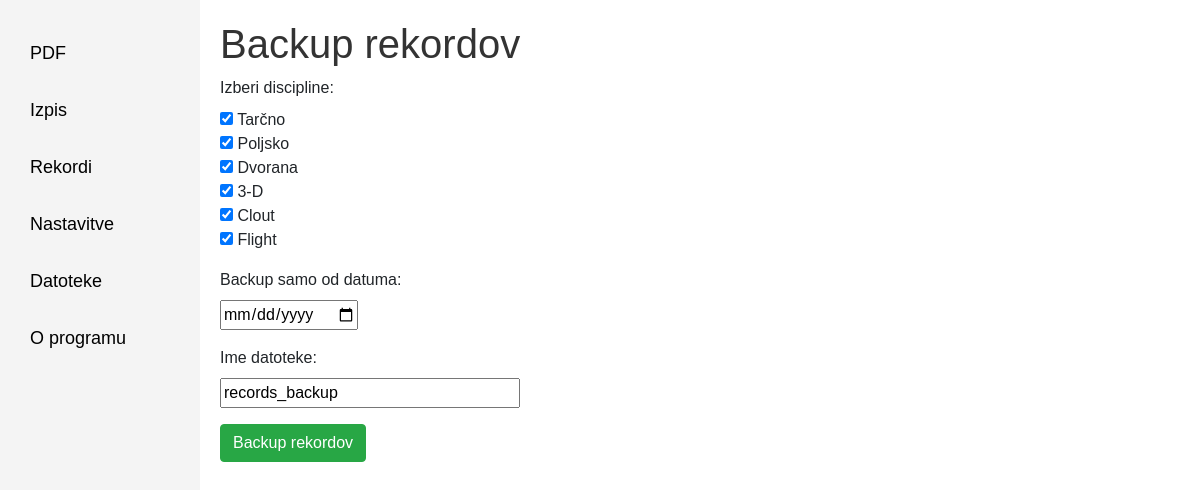
Page /datoteke on the committed database.
### models.py (models this page shows, shortened)
class CompetitionType(db.Model):
    __tablename__ = 'competition_type'
    id = db.Column(db.Integer, primary_key=True)
    name = db.Column(db.String(100), nullable=False, unique=True)

### app.py (the view)
@app.route('/datoteke')
def datoteke():
    return render_template(
        'datoteke.html',
        competition_types=CompetitionType.query.order_by(CompetitionType.id).all()
    )

### templates/datoteke.html
{% extends 'base.html' %}
{% block content %}
<h1>Backup rekordov</h1>
<form method="post" action="{{ url_for('backup_records') }}">
  <div style="margin-bottom: 1em;">
    <label>Izberi discipline:</label><br>
    {% for dt in competition_types %}
      <input type="checkbox" name="competition_types" value="{{ dt.id }}" checked> {{ dt.name }}<br>
    {% endfor %}
  </div>
  <div style="margin-bottom: 1em;">
    <label for="date_limit">
      Backup samo od datuma:
    </label><br>
    <input type="date" id="date_limit" name="date_limit" title="Shrani samo rekorde od tega datuma">
  </div>
  <div style="margin-bottom: 1em;">
    <label for="filename">Ime datoteke:</label><br>
    <input type="text" id="filename" name="filename" value="records_backup" style="width:300px;">
  </div>
  <button type="submit" class="btn btn-success">Backup rekordov</button>
</form>
{% endblock %}

### templates/base.html (style rules this page uses)
body { font-family: Arial, sans-serif; display: flex; }
h1 { color: #333; }

### rows in the picture
CompetitionType: name "Tarčno"
CompetitionType: name "Poljsko"
CompetitionType: name "Dvorana"
CompetitionType: name "3-D"
CompetitionType: name "Clout"
CompetitionType: name "Flight"
